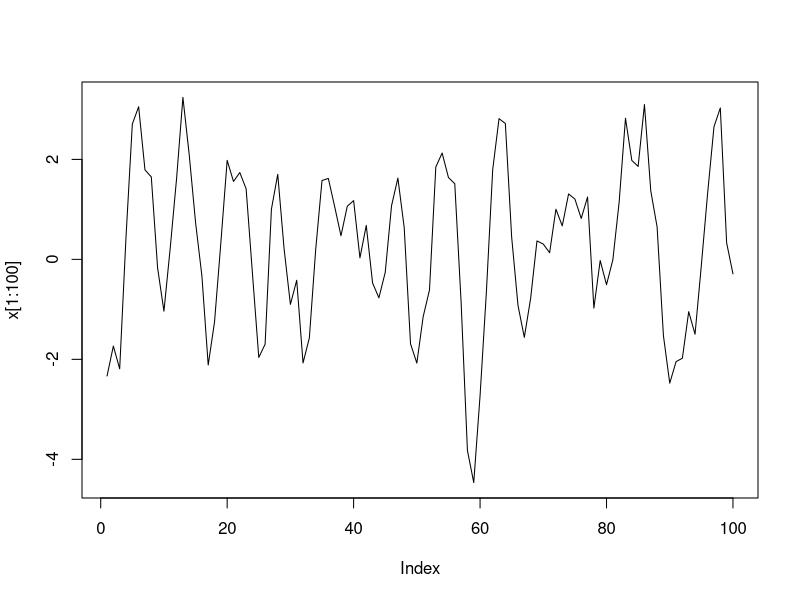

Source code (R):


setwd(dirname(rstudioapi::getActiveDocumentContext()$path))

x<-arima.sim(list(ar = c(0.8897, -0.4858, 0.1, -0.2, -0.1), sd = sqrt(1)), 30000) 
plot(x[1:100], type='l')

write.csv(x, 'ar data.csv')
